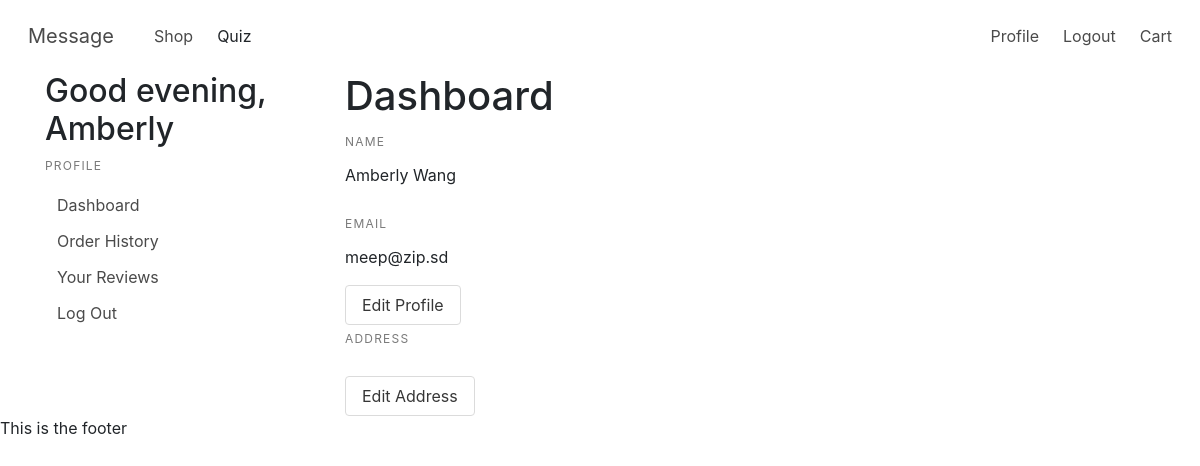
The app's page /profile (signed in), older data.
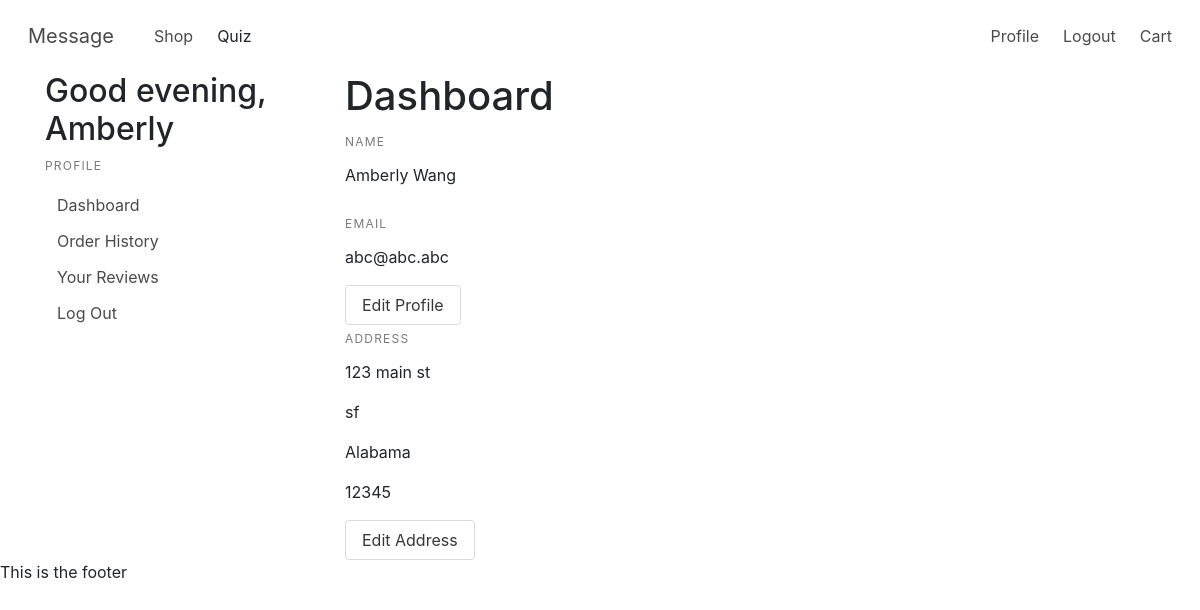
The same page, newer data.
### models.py (models this page shows, shortened)
class User(UserMixin, Model):
    fname = CharField()
    lname = CharField()
    email = CharField(unique=True)
    password = CharField(max_length=100)
    street_address = CharField(default="")
    city = CharField(default="")
    state = CharField(default="")
    postal_code = CharField(default="")
    join_date = DateTimeField(default=datetime.datetime.now())
    class Meta:
        database = DATABASE

### app.py (the view)
@app.route('/profile')
@login_required
def profile():
    user = current_user
    current_hour = datetime.datetime.now().hour
    greeting = time_of_day(current_hour)
    return render_template("dashboard.html", user=user, greeting=greeting)

### app.py (called while the page is built)
@login_manager.user_loader
def load_user(userid):
    try:
        return models.User.get(models.User.id == userid)
    except models.DoesNotExist:
        return None

@app.before_request
def before_request():
    g.db = models.DATABASE
    g.db.connect()
    g.user = current_user

@app.after_request
def after_request(response):
    g.db.close()
    return response

def time_of_day(hour):
    return (
        "morning" if 5 <= hour <= 11
        else
        "afternoon" if 12 <= hour <= 17
        else
        "evening" if 18 <= hour <= 22
        else
        "night"
    )

### templates/dashboard.html
{% extends 'profile.html' %}
{% block profile %}
<h1>Dashboard</h1>
<div>
    <label class="menu-label">Name</label>
    <p>{{user.fname}} {{user.lname}}</p>
    <label class="menu-label">Email</label>
    <p>{{user.email}}</p>
    <a href="/profile/edit" class="button">Edit Profile</a>
</div>
<div>
    <label class="menu-label">Address</label>
    <p>{{user.street_address}}</p>
    <p>{{user.city}}</p>
    <p>{{user.state}}</p>
    <p>{{user.postal_code}}</p>
    <a href="/profile/address" class="button">Edit Address</a>
</div>
{% endblock %}

### templates/profile.html
{% extends 'layout.html' %}
{% block content %}
<div class="container">
    <div class="row">
        <div class="col-sm-3">
            <h2> Good {{greeting}}, {{user.fname}}</h2>
            <aside class="menu">
                <p class="menu-label">
                    Profile
                </p>
                <ul class="menu-list">
                    <li><a href="{{url_for('profile')}}">Dashboard</a></li>
                    <li><a href="{{url_for('order_history')}}">Order History</a></li>
                    <li><a href="{{url_for('reviews')}}">Your Reviews</a></li>
                    <li><a href="{{url_for('logout')}}">Log Out</a></li>
                </ul>
            </aside>
        </div>
        <div class="col-sm-9">
            <div class="container">
                {% block profile %}
                {% endblock %}
            </div>
        </div>
    </div>
</div>
{% endblock %}

### templates/layout.html (shortened to what this page needs)
<!DOCTYPE html>
<html lang="en">
  <head>
    <link rel="stylesheet" href="https://cdnjs.cloudflare.com/ajax/libs/bulma/0.7.4/css/bulma.min.css">
    <link rel="stylesheet" href="https://stackpath.bootstrapcdn.com/bootstrap/4.3.1/css/bootstrap.min.css">
    <link rel=“stylesheet” href=“https://cdnjs.cloudflare.com/ajax/libs/animate.css/3.7.0/animate.min.css”>
    <link rel="stylesheet" href="../static/main.css">
</head>
  <body>
    <nav class="navbar" role="navigation" aria-label="main navigation">
        <div class="navbar-brand">
            <a class="navbar-item" href="{{url_for('index')}}" title="index">Message</a>
        </div>
        <div id="navbarBasic" class="navbar-menu">
            <div class="navbar-start">
                <a class="navbar-item" href="{{url_for('shop')}}" title="shop">Shop</a>
                <a class="navbar-item" title="quiz">Quiz</a>
            </div>
            <div class="navbar-end">
                {% if current_user.is_authenticated %}
                <a class="navbar-item" href="{{url_for('profile')}}" title="logout">Profile</a>
                <a class="navbar-item" href="{{url_for('logout')}}" title="logout">Logout</a>
                {% else %}
                <a class="navbar-item" href="{{url_for('login')}}">Login</a>
                <a class="navbar-item" href="{{url_for('signup')}}">Signup</a>
                {% endif %}
                <a class="navbar-item" href="{{url_for('cart')}}" title="cart">Cart</a>
            </div>
        </div>
    </nav>
    {% block content %}
    {% endblock %}
    <footer>
        <p>This is the footer</p>
    </footer>
</body>
</html>

### static/main.css (style rules this page uses)
.navbar-brand { display: flex; }

Row changes from the older to the newer data that the page shows:
changed User "Amberly": email "meep@zip.sd" → "abc@abc.abc"; street_address (not shown) → "123 main st"; city (not shown) → "sf"; state (not shown) → "Alabama"; postal_code (not shown) → "12345"
